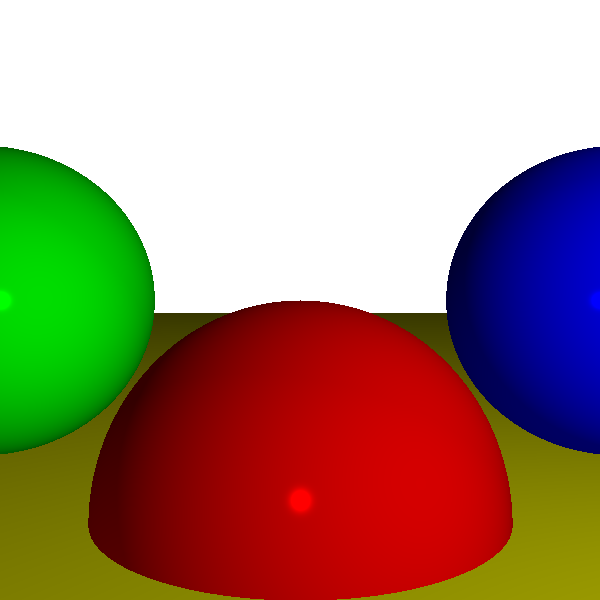

Recreate this plot in Python.
#-*- coding: utf-8 -*-
#!python

#raytracying02.py
# Ray Tracying with lighting
from PIL import Image
import math
from gameobjects.vector3 import Vector3
from gameobjects.vector2 import Vector2

def putPixel(pixels, x, y, color):
	"""
	The PutPixel() function.
	"""
	# canvas coordinate to screen coordinate
	x = screen_width / 2 + x
	y = screen_height / 2  - y 

	if x < 0 or x >= screen_height or y < 0 or y >= screen_height:
		return

	pixels[x, y] = color


# ======================================================================
#  A very basic raytracer.
# ======================================================================

class Sphere(object):
	"""
	Sphere class
	:type center: Vector3
	:type radius: float
	:type color: typle as color
	"""
	def __init__(self, center, radius, color, specular):
		self.center = center
		self.radius = radius
		self.color = color
		self.specular = specular

class Light(object):
	"""
	Light class
	:type ltype: string
	:type intensity: float
	:type position: vector
	"""
	def __init__(self, ltype, intensity, position):
		self.ltype = ltype
		self.intensity = intensity
		self.position = position



def canvasToViewPort(p2d):
	"""
	Converts 2D canvas coordinates to 3D viewport coordinates.
	:type p2d: Vector2
    :rtype: Vector3
	"""

	return Vector3(p2d.x * viewport_size / screen_width,
		p2d.y * viewport_size / screen_height,
		projection_plane_z)


def intersectRaySphere(origin, direction, sphere):
	"""
	Computes the intersection of a ray and a sphere. Returns the values
	of t for the intersections.
	:type origin: Vector3
	:type direction: Vector3
	:type sphere: Sphere
	:rtype: [List[int]]
	"""
	oc = sphere.center - origin
	k1 = direction.dot(direction)
	k2 = - 2 * oc.dot(direction)
	k3 = oc.dot(oc) - sphere.radius * sphere.radius

	discriminant = k2 * k2 - 4 * k1 * k3
	if discriminant < 0:
		return [float('inf'), float('inf')]

	t1 = (-k2 + math.sqrt(discriminant)) / (2*k1)
	t2 = (-k2 - math.sqrt(discriminant)) / (2*k1)
	return [t1, t2]

def ComputeLighting(point, normal, view, specular):
	"""
	:type point: Vector3, location
	:type normal: Vector3, vector
	"""
	intensity = 0
	length_n = normal.get_length()

	for light in lights:
		if light.ltype == 'AMBIENT':
			intensity += light.intensity
		else:
			vec_l = Vector3(0 , 0, 0)
			if light.ltype == 'POINT':
				vec_l = light.position - point
			else:
				vec_l = light.position # direction

			n_dot_l = normal.dot(vec_l)
			if n_dot_l > 0:
				intensity += light.intensity * n_dot_l / (normal.get_length() * vec_l.get_length())

			if specular != -1:
				vec_r = 2 * normal * normal.dot(vec_l) - vec_l
				r_dot_v = view.dot(vec_r)
				if r_dot_v > 0:
					intensity += light.intensity * math.pow((r_dot_v / (view.get_length() *vec_r.get_length())), specular)

	return intensity

def traceRay(origin, direction, min_t, max_t):
	"""
	Traces a ray against the set of spheres in the scene.
	:type origin: Vector3
	:type direction: Vector3
	:type min_t: float
	:type max_t: float
	:rtype: color
	"""
	closest_t = float('inf')
	closest_sphere = None

	for sphere in spheres:
		t1, t2 = intersectRaySphere(origin, direction, sphere)
		if t1 < closest_t and min_t < t1 and t1 < max_t:
			closest_t = t1
			closest_sphere = sphere
		if t2 < closest_t and min_t < t2 and t2 < max_t:
			closest_t = t2
			closest_sphere = sphere

	if closest_sphere == None:
		return background_color

	point = origin + closest_t * direction
	normal = point - closest_sphere.center
	normal = normal * 1.0 / normal.get_length()

	(r , g , b)  = closest_sphere.color
	return (clamp(r * ComputeLighting(point, normal, -direction, sphere.specular)),
		    clamp(g * ComputeLighting(point, normal, -direction, sphere.specular)),
		    clamp(b * ComputeLighting(point, normal, -direction, sphere.specular)), 255)

def clamp(color):
	"""
	clamp color between 0 and 255
	:type color: tuple
	:rtype : color
	"""
	return min(255, max(0, int(color)))




viewport_size = 1
projection_plane_z = 1
camera_position = Vector3(0, 0, 0)
background_color = (255, 255, 255, 255)
spheres = [Sphere(Vector3(0.0, -1.0, 3.0), 1.0, (255, 0, 0), 500),
           Sphere(Vector3(2.0, 0.0, 4.0), 1.0, (0, 0, 255), 500),
           Sphere(Vector3(-2.0, 0.0, 4.0), 1.0, (0, 255, 0), 10),
           Sphere(Vector3(0.0, -5001.0, 0.0), 5000.0, (255, 255, 0), 1000)]


screen_width = 600
screen_height = 600

lights = [
  Light('AMBIENT', 0.2, None),
  Light('POINT', 0.6, Vector3(2, 1, 0)),
  Light('DIRECTIONAL', 0.2, Vector3(1, 4, 4))
]



def run():
	image = Image.new("RGBA", (screen_width, screen_height), background_color)
	pixels = image.load()

	for x in xrange(-screen_width/2, screen_width/2):
		for y in xrange(-screen_height/2,screen_height/2):
			direction = canvasToViewPort(Vector2(x, y))
			color = traceRay(camera_position, direction, 1, float('inf'))
			putPixel(pixels , x, y ,color)

	image.save("raytracying03.png")

#
# Main loop.
#
if __name__ == '__main__':
	run()
